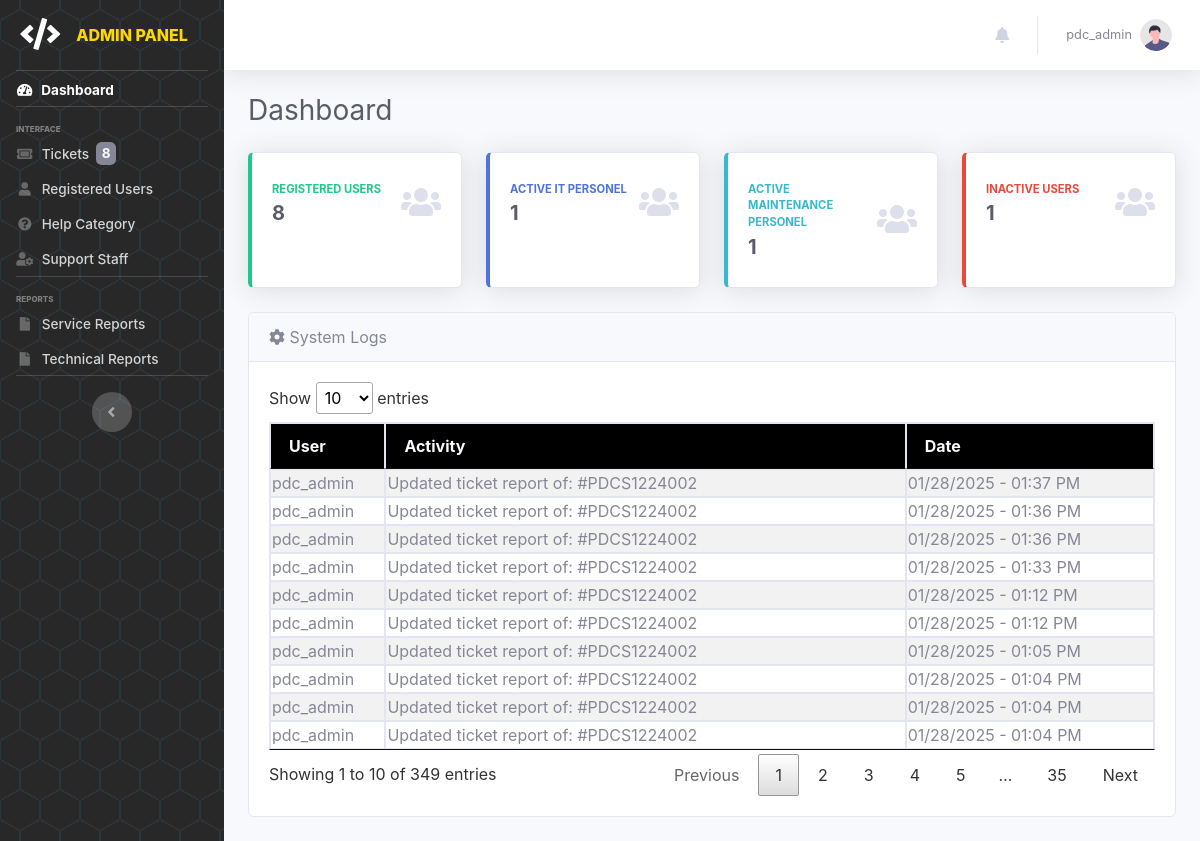
The app's page /pages/admin/dashboard (signed in) with its own data.
### tables this page shows
CREATE TABLE `tbl_auditlog` (
  `id` int(100) NOT NULL,
  `user_id` varchar(100) NOT NULL,
  `activity` varchar(2000) NOT NULL,
  `type` varchar(100) NOT NULL,
  `date_posted` datetime(6) NOT NULL DEFAULT current_timestamp(6)
);

CREATE TABLE `tbl_useraccounts` (
  `id` int(11) NOT NULL,
  `name` varchar(100) NOT NULL,
  `username` varchar(100) NOT NULL,
  `password` varchar(255) NOT NULL,
  `role` enum('admin','it-admin','maintenance-admin','office','outlet','it','maintenance') NOT NULL,
  `status` enum('Active','Inactive') NOT NULL DEFAULT 'Active',
  `created` datetime(6) DEFAULT current_timestamp(6),
  `updated` datetime(6) DEFAULT current_timestamp(6) ON UPDATE current_timestamp(6)
);

### pages/admin/admin.dashboard.php (the view)
<?php
    include('admin.header.php');
?>
    <div class="container-fluid">
        <div class="d-sm-flex align-items-center justify-content-between mb-4">
            <h1 class="h3 mb-0 text-gray-800">Dashboard</h1>
        </div>
        <div class="row">
            <div class="col-xl-3 col-md-6 mb-4">
                <div class="card border-left-success shadow h-100 py-2">
                    <div class="card-body">
                        <div class="row no-gutters align-items-center">
                            <div class="col mr-2">
                                <div class="text-xs font-weight-bold text-success text-uppercase mb-1">
                                    Registered Users</div>
                                <div class="h5 mb-0 font-weight-bold text-gray-800">
                                    <?php
                                        $acc_qry = "SELECT COUNT(*) FROM tbl_useraccounts WHERE status='Active' AND id != '1'";
                                        $result = mysqli_query($conn, $acc_qry) or die(mysqli_error($conn));
                                        while ($row = mysqli_fetch_array($result)) {
                                            if($row[0] <= 0) {
                                                echo "0";
                                            }
                                            else {
                                                echo "$row[0]";
                                            }
                                        }
                                    ?>
                                </div>
                            </div>
                            <div class="col-auto">
                                <i class="fas fa-users fa-2x text-gray-300"></i>
                            </div>
                        </div>
                    </div>
                </div>
            </div>
            <div class="col-xl-3 col-md-6 mb-4">
                <div class="card border-left-primary shadow h-100 py-2">
                    <div class="card-body">
                        <div class="row no-gutters align-items-center">
                            <div class="col mr-2">
                                <div class="text-xs font-weight-bold text-primary text-uppercase mb-1">
                                    Active IT Personel</div>
                                <div class="h5 mb-0 font-weight-bold text-gray-800"><?php echo '1';?></div>
                            </div>
                            <div class="col-auto">
                                <i class="fas fa-users fa-2x text-gray-300"></i>
                            </div>
                        </div>
                    </div>
                </div>
            </div>
            <div class="col-xl-3 col-md-6 mb-4">
                <div class="card border-left-info shadow h-100 py-2">
                    <div class="card-body">
                        <div class="row no-gutters align-items-center">
                            <div class="col mr-2">
                                <div class="text-xs font-weight-bold text-info text-uppercase mb-1">Active Maintenance Personel
                                </div>
                                <div class="row no-gutters align-items-center">
                                    <div class="col-auto">
                                        <div class="h5 mb-0 mr-3 font-weight-bold text-gray-800"><?php echo '1';?></div>
                                    </div>
                                </div>
                            </div>
                            <div class="col-auto">
                                <i class="fas fa-users fa-2x text-gray-300"></i>
                            </div>
                        </div>
                    </div>
                </div>
            </div>
            <div class="col-xl-3 col-md-6 mb-4">
                <div class="card border-left-danger shadow h-100 py-2">
                    <div class="card-body">
                        <div class="row no-gutters align-items-center">
                            <div class="col mr-2">
                                <div class="text-xs font-weight-bold text-danger text-uppercase mb-1">
                                    Inactive Users</div>
                                <div class="h5 mb-0 font-weight-bold text-gray-800">
                                    <?php
                                        $inacc_qry = "SELECT COUNT(*) FROM tbl_useraccounts WHERE status='Inactive'";
                                        $result4 = mysqli_query($conn, $inacc_qry) or die(mysqli_error($conn));
                                        while ($row4 = mysqli_fetch_array($result4)) {
                                            if($row4[0] <= 0) {
                                                echo "0";
                                            }
                                            else {
                                                echo "$row4[0]";
                                            }
                                        }
                                    ?>
                                </div>
                            </div>
                            <div class="col-auto">
                                <i class="fas fa-users fa-2x text-gray-300"></i>
                            </div>
                        </div>
                    </div>
                </div>
            </div>
        </div>
        <div class="row">
            <div class="col-lg-12">
                <div class="card mb-4">
                    <div class="card-header">
                        <i class="fas fa-gear"></i>&nbsp;System Logs
                    </div>
                    <div class="card-body">
                        <div class="table-responsive">
                            <table class="table table-bordered table-striped table-sm w-100" id="syslogtbl">
                                <thead class="bg-dark text-light">
                                    <th>User</th>
                                    <th>Activity</th>
                                    <th>Date</th>
                                </thead>
                                <tbody>
                                <?php
                                    $adlog_qry = mysqli_query($conn, "SELECT a.*, u.username FROM tbl_auditlog a LEFT JOIN tbl_useraccounts u ON a.user_id = u.id ORDER BY a.date_posted DESC;");
                                    while($adlog_res=mysqli_fetch_array($adlog_qry)){
                                        $createDT = new DateTime($adlog_res["date_posted"]);
                                ?>
                                <tr>
                                    <td><?php echo $adlog_res['username']; ?></td>
                                    <td><?php echo $adlog_res['activity']; ?></td>
                                    <td><?php echo $formattedDate = $createDT->format('m/d/Y - h:i A'); ?></td>
                                </tr>
                                <?php } ?>
                                </tbody>
                            </table>
                        </div>
                    </div>
                </div>
            </div>
        </div>
    </div>
<?php include('admin.footer.php'); ?>

### records on screen
tbl_auditlog: user.username "pdc_admin", activity "Updated ticket report of: #PDCS1224002", date_posted "01/28/2025 - 01:37 PM"
tbl_auditlog: user.username "pdc_admin", activity "Updated ticket report of: #PDCS1224002", date_posted "01/28/2025 - 01:36 PM"
tbl_auditlog: user.username "pdc_admin", activity "Updated ticket report of: #PDCS1224002", date_posted "01/28/2025 - 01:36 PM"
tbl_auditlog: user.username "pdc_admin", activity "Updated ticket report of: #PDCS1224002", date_posted "01/28/2025 - 01:33 PM"
tbl_auditlog: user.username "pdc_admin", activity "Updated ticket report of: #PDCS1224002", date_posted "01/28/2025 - 01:12 PM"
tbl_auditlog: user.username "pdc_admin", activity "Updated ticket report of: #PDCS1224002", date_posted "01/28/2025 - 01:12 PM"
tbl_auditlog: user.username "pdc_admin", activity "Updated ticket report of: #PDCS1224002", date_posted "01/28/2025 - 01:05 PM"
tbl_auditlog: user.username "pdc_admin", activity "Updated ticket report of: #PDCS1224002", date_posted "01/28/2025 - 01:04 PM"
tbl_auditlog: user.username "pdc_admin", activity "Updated ticket report of: #PDCS1224002", date_posted "01/28/2025 - 01:04 PM"
tbl_auditlog: user.username "pdc_admin", activity "Updated ticket report of: #PDCS1224002", date_posted "01/28/2025 - 01:04 PM"

### other values on screen
$ticket_cnt "8"
$_SESSION['username'] "pdc_admin"
$row[0] "8"
$row4[0] "1"
